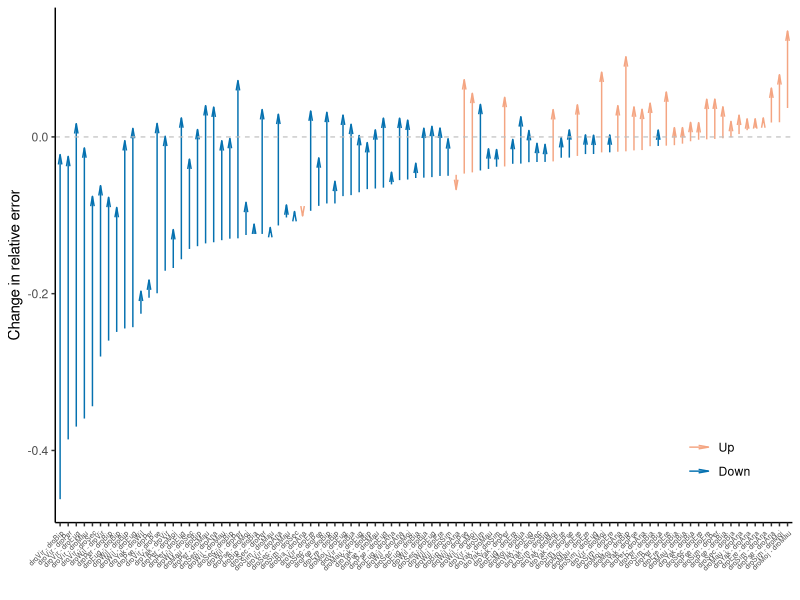
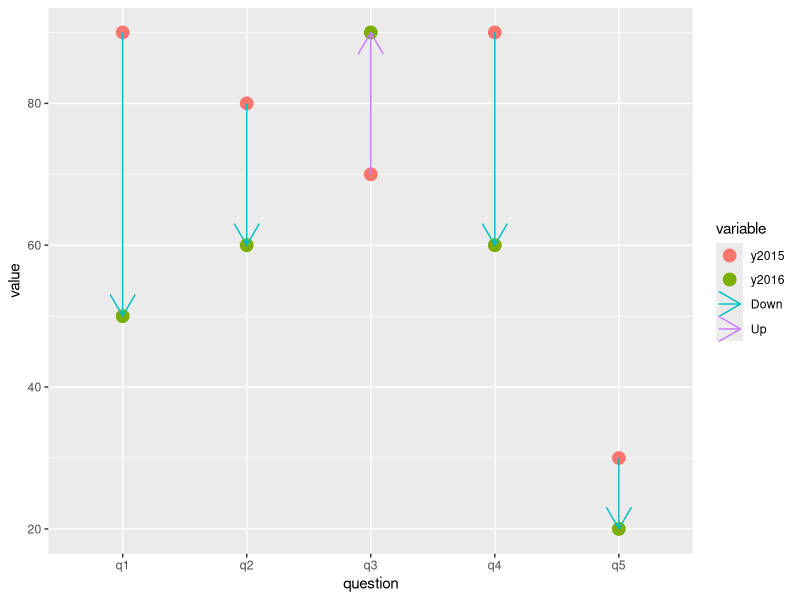
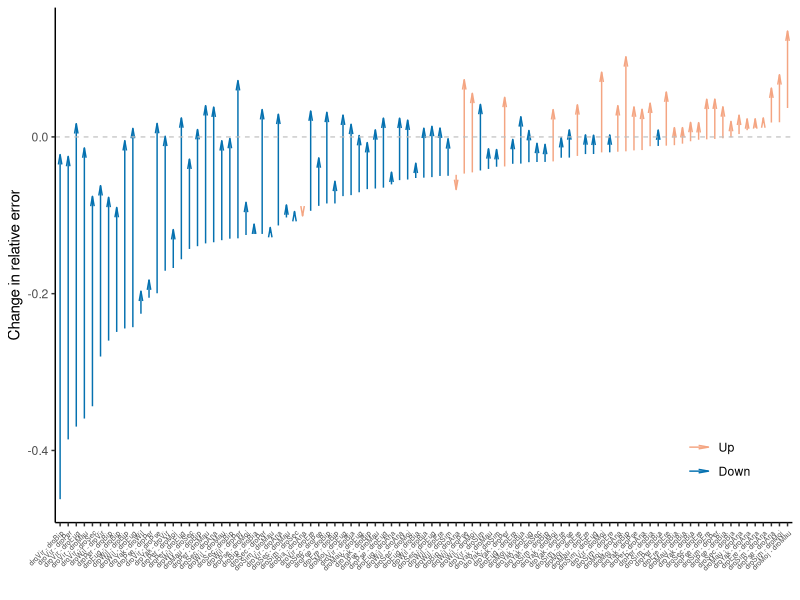

The R script that drew these images, in order:
require(ggplot2); require(scales); require(reshape2); require(Hmisc)
library("readxl")
library(dplyr)
setwd(dirname(rstudioapi::getActiveDocumentContext()$path))
getwd()


#df = read.csv('dros_distances_updatedGTDB4.csv')
#df_filt = read.csv('lsh_gtdb_results_dros_queries-3.csv')







## maximum error reduction computation for drosophila
#df$error_dif = abs(df$err_lsh_GTDB) - abs(df$err_after_bbmerge)
#df$abs_err = abs(df$error_dif)
#column1b <- df$abs_err[which(!is.na(df$abs_err))]
#round(max(column1b),4)
#round(max(df$filtered_prct), 2)
#round(min(df$filtered_prct), 2)




ggplot2df= read.csv('dros_distances_updatedGTDB4.csv')
head (ggplot2df)

ggplot2df = ggplot2df[, which(names(ggplot2df) %in% c('sample', "variable", "err_after_bbmerge", "err_lsh_GTDB"))]

ggplot2df$sample = gsub("Drosophila_virilis", "droVir", ggplot2df$sample)
ggplot2df$sample = gsub("Drosophila_persimilis", "droPer", ggplot2df$sample)
ggplot2df$sample = gsub("Drosophila_eugracilis", "droEug", ggplot2df$sample)
ggplot2df$sample = gsub("Drosophila_mauritiana", "droMau", ggplot2df$sample)
ggplot2df$sample = gsub("Drosophila_sechellia", "droSec", ggplot2df$sample)
ggplot2df$sample = gsub("Drosophila_willistoni", "droWil", ggplot2df$sample)
ggplot2df$sample = gsub("Drosophila_yakuba", "droYak", ggplot2df$sample)
ggplot2df$sample = gsub("Drosophila_erecta", "droEre", ggplot2df$sample)
ggplot2df$sample = gsub("Drosophila_pseudoobscura", "droPse", ggplot2df$sample)
ggplot2df$sample = gsub("Drosophila_mojavensis", "droMoj", ggplot2df$sample)
ggplot2df$sample = gsub("Drosophila_ananassae", "droAna", ggplot2df$sample)
ggplot2df$sample = gsub("Drosophila_biarmipes", "droBia", ggplot2df$sample)
ggplot2df$sample = gsub("Drosophila_simulans", "droSim", ggplot2df$sample)
ggplot2df$sample = gsub("Drosophila_bipectinata", "droBip", ggplot2df$sample)


ggplot2df$variable = gsub("Drosophila_virilis", "droVir", ggplot2df$variable)
ggplot2df$variable = gsub("Drosophila_persimilis", "droPer", ggplot2df$variable)
ggplot2df$variable = gsub("Drosophila_eugracilis", "droEug", ggplot2df$variable)
ggplot2df$variable = gsub("Drosophila_mauritiana", "droMau", ggplot2df$variable)
ggplot2df$variable = gsub("Drosophila_sechellia", "droSec", ggplot2df$variable)
ggplot2df$variable = gsub("Drosophila_willistoni", "droWil", ggplot2df$variable)
ggplot2df$variable = gsub("Drosophila_yakuba", "droYak", ggplot2df$variable)
ggplot2df$variable = gsub("Drosophila_erecta", "droEre", ggplot2df$variable)
ggplot2df$variable = gsub("Drosophila_pseudoobscura", "droPse", ggplot2df$variable)
ggplot2df$variable = gsub("Drosophila_mojavensis", "droMoj", ggplot2df$variable)
ggplot2df$variable = gsub("Drosophila_ananassae", "droAna", ggplot2df$variable)
ggplot2df$variable = gsub("Drosophila_biarmipes", "droBia", ggplot2df$variable)
ggplot2df$variable = gsub("Drosophila_simulans", "droSim", ggplot2df$variable)
ggplot2df$variable = gsub("Drosophila_bipectinata", "droBip", ggplot2df$variable)






names(ggplot2df)[names(ggplot2df) == 'variable'] <- 'variableone'

ggplot2df_uniq= ggplot2df[!duplicated(t(apply(ggplot2df[c("sample", "variableone")], 1, sort))), ]
nrow(ggplot2df_uniq)
head(ggplot2df_uniq)
ggplot2df_uniq = ggplot2df_uniq[!(ggplot2df_uniq$sample==ggplot2df_uniq$variableone),]



ggplot2df_uniq$dros_combo <- paste(ggplot2df_uniq$sample, "-", ggplot2df_uniq$variableone)

drops <- c("sample","variableone")
ggplot2df_uniq = ggplot2df_uniq[ , !(names(ggplot2df_uniq) %in% drops)]

ggplot2df_uniq
#ggplot2df_uniq <-ggplot2df_uniq[order(ggplot2df_uniq$err_after_bbmerge),]

# Sort by vector name [z] then [x]
ggplot2df_uniq = ggplot2df_uniq[with(ggplot2df_uniq, order(ggplot2df_uniq$err_after_bbmerg, ggplot2df_uniq$err_lsh_GTDB )),]

ggplot2df_uniq$sp <- 1:nrow(ggplot2df_uniq) 

df <- ggplot2df_uniq %>% 
  mutate(direction = ifelse(abs(err_after_bbmerge) - abs(err_lsh_GTDB) > 0, "Up", "Down" ))%>%
  melt(id = c("sp", "dros_combo", "direction"))



names(df)
df


g1 <- ggplot(df, aes(x=as.factor(sp), y = value, color = variable,)) + 
  #geom_point(size=1) + 
  geom_path(aes(color = direction, group = sp), arrow=arrow(angle = 10, length = unit(0.1, "inches"),  type = "open"))+
  theme_classic()+
  geom_hline(yintercept=0.0, color='grey', linetype="dashed", size = 0.4)+
  labs(y= "Change in relative error", x = "")+
  theme(axis.text.x = element_text(angle = 45, vjust = 1.0, hjust=1.0, size=5),)+
  theme(legend.position = c(0.9,.15), legend.spacing.y = unit(0.05, 'cm'), legend.margin=margin(t = 0.1, unit='cm'),)+
  scale_color_manual(name="", values = c("#f4a582", "#0571b0"), labels = c("Up", "Down") )+
  scale_x_discrete(labels=c(df$dros_combo))
g1

ggsave("contam3.pdf",width=6,height = 5)







###example###
ggplot2df <- read.table(text = "question y2015 y2016
q1 90 50
                 q2 80 60
                 q3 70 90
                 q4 90 60
                 q5 30 20", header = TRUE)


df <- ggplot2df %>% 
  mutate(direction = ifelse(y2016 - y2015 > 0, "Up", "Down"))%>%
  melt(id = c("question", "direction"))

df

g1 <- ggplot(df, aes(x=question, y = value, color = variable, group = question )) + 
  geom_point(size=4) + 
  geom_path(aes(color = direction), arrow=arrow())

g1


###example###




#new_df = merge(df, mean_fp, by=c("DB", "METHOD"))
#merge(table1, table2[, c("pid", "col2")], by="pid")
#new_df
